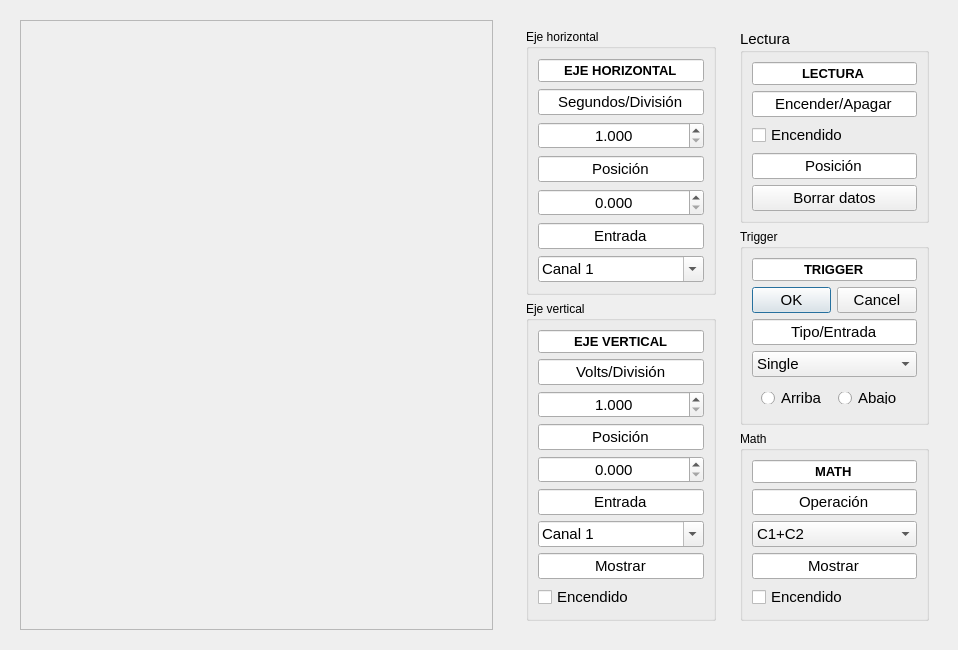
<?xml version="1.0" encoding="UTF-8"?>
<ui version="4.0">
 <class>WidgetOscilokopio</class>
 <widget class="QWidget" name="WidgetOscilokopio">
  <property name="geometry">
   <rect>
    <x>0</x>
    <y>0</y>
    <width>958</width>
    <height>650</height>
   </rect>
  </property>
  <property name="sizePolicy">
   <sizepolicy hsizetype="Preferred" vsizetype="Preferred">
    <horstretch>0</horstretch>
    <verstretch>0</verstretch>
   </sizepolicy>
  </property>
  <property name="minimumSize">
   <size>
    <width>0</width>
    <height>0</height>
   </size>
  </property>
  <property name="windowTitle">
   <string>WidgetOscilokopio</string>
  </property>
  <layout class="QHBoxLayout" name="horizontalLayout_3">
   <item>
    <widget class="QWidget" name="widget_plot" native="true">
     <property name="sizePolicy">
      <sizepolicy hsizetype="Preferred" vsizetype="Preferred">
       <horstretch>0</horstretch>
       <verstretch>0</verstretch>
      </sizepolicy>
     </property>
     <property name="minimumSize">
      <size>
       <width>491</width>
       <height>391</height>
      </size>
     </property>
     <layout class="QHBoxLayout" name="horizontalLayout">
      <item>
       <widget class="QFrame" name="plot">
        <property name="sizePolicy">
         <sizepolicy hsizetype="Preferred" vsizetype="Preferred">
          <horstretch>0</horstretch>
          <verstretch>0</verstretch>
         </sizepolicy>
        </property>
        <property name="frameShape">
         <enum>QFrame::Shape::StyledPanel</enum>
        </property>
        <property name="frameShadow">
         <enum>QFrame::Shadow::Raised</enum>
        </property>
       </widget>
      </item>
     </layout>
    </widget>
   </item>
   <item>
    <widget class="QWidget" name="widget_controles" native="true">
     <property name="sizePolicy">
      <sizepolicy hsizetype="Expanding" vsizetype="Expanding">
       <horstretch>0</horstretch>
       <verstretch>0</verstretch>
      </sizepolicy>
     </property>
     <property name="minimumSize">
      <size>
       <width>321</width>
       <height>411</height>
      </size>
     </property>
     <property name="font">
      <font>
       <bold>false</bold>
      </font>
     </property>
     <layout class="QHBoxLayout" name="horizontalLayout_2">
      <item>
       <widget class="QWidget" name="widget_ejes" native="true">
        <property name="sizePolicy">
         <sizepolicy hsizetype="Ignored" vsizetype="Preferred">
          <horstretch>0</horstretch>
          <verstretch>0</verstretch>
         </sizepolicy>
        </property>
        <layout class="QVBoxLayout" name="verticalLayout">
         <item>
          <widget class="QGroupBox" name="horizontal">
           <property name="title">
            <string>Eje horizontal</string>
           </property>
           <layout class="QVBoxLayout" name="verticalLayout_3">
            <item>
             <widget class="QLineEdit" name="lineEdit">
              <property name="font">
               <font>
                <pointsize>10</pointsize>
                <bold>true</bold>
               </font>
              </property>
              <property name="text">
               <string>EJE HORIZONTAL</string>
              </property>
              <property name="alignment">
               <set>Qt::AlignmentFlag::AlignCenter</set>
              </property>
             </widget>
            </item>
            <item>
             <widget class="QLineEdit" name="lineEdit_3">
              <property name="font">
               <font>
                <pointsize>11</pointsize>
                <bold>false</bold>
               </font>
              </property>
              <property name="text">
               <string>Segundos/División</string>
              </property>
              <property name="alignment">
               <set>Qt::AlignmentFlag::AlignCenter</set>
              </property>
             </widget>
            </item>
            <item>
             <widget class="QDoubleSpinBox" name="doubleSpinBox">
              <property name="font">
               <font>
                <pointsize>11</pointsize>
                <bold>false</bold>
               </font>
              </property>
              <property name="alignment">
               <set>Qt::AlignmentFlag::AlignCenter</set>
              </property>
              <property name="decimals">
               <number>3</number>
              </property>
              <property name="minimum">
               <double>1.000000000000000</double>
              </property>
             </widget>
            </item>
            <item>
             <widget class="QLineEdit" name="lineEdit_4">
              <property name="font">
               <font>
                <pointsize>11</pointsize>
                <bold>false</bold>
               </font>
              </property>
              <property name="text">
               <string>Posición</string>
              </property>
              <property name="alignment">
               <set>Qt::AlignmentFlag::AlignCenter</set>
              </property>
             </widget>
            </item>
            <item>
             <widget class="QDoubleSpinBox" name="doubleSpinBox_2">
              <property name="font">
               <font>
                <pointsize>11</pointsize>
                <bold>false</bold>
               </font>
              </property>
              <property name="alignment">
               <set>Qt::AlignmentFlag::AlignCenter</set>
              </property>
              <property name="decimals">
               <number>3</number>
              </property>
              <property name="minimum">
               <double>0.000000000000000</double>
              </property>
              <property name="value">
               <double>0.000000000000000</double>
              </property>
             </widget>
            </item>
            <item>
             <widget class="QLineEdit" name="lineEdit_5">
              <property name="font">
               <font>
                <pointsize>11</pointsize>
                <bold>false</bold>
               </font>
              </property>
              <property name="text">
               <string>Entrada</string>
              </property>
              <property name="alignment">
               <set>Qt::AlignmentFlag::AlignCenter</set>
              </property>
             </widget>
            </item>
            <item>
             <widget class="QComboBox" name="comboBox">
              <property name="font">
               <font>
                <pointsize>11</pointsize>
                <bold>false</bold>
               </font>
              </property>
              <property name="editable">
               <bool>true</bool>
              </property>
              <property name="maxVisibleItems">
               <number>3</number>
              </property>
              <item>
               <property name="text">
                <string>Canal 1</string>
               </property>
              </item>
              <item>
               <property name="text">
                <string>Canal 2</string>
               </property>
              </item>
              <item>
               <property name="text">
                <string>Canal 3</string>
               </property>
              </item>
             </widget>
            </item>
           </layout>
          </widget>
         </item>
         <item>
          <widget class="QGroupBox" name="vertical_2">
           <property name="title">
            <string>Eje vertical</string>
           </property>
           <layout class="QVBoxLayout" name="verticalLayout_4">
            <item>
             <widget class="QLineEdit" name="lineEdit_2">
              <property name="font">
               <font>
                <pointsize>10</pointsize>
                <bold>true</bold>
               </font>
              </property>
              <property name="text">
               <string>EJE VERTICAL</string>
              </property>
              <property name="cursorPosition">
               <number>12</number>
              </property>
              <property name="alignment">
               <set>Qt::AlignmentFlag::AlignCenter</set>
              </property>
             </widget>
            </item>
            <item>
             <widget class="QLineEdit" name="lineEdit_6">
              <property name="font">
               <font>
                <pointsize>11</pointsize>
                <bold>false</bold>
               </font>
              </property>
              <property name="text">
               <string>Volts/División</string>
              </property>
              <property name="alignment">
               <set>Qt::AlignmentFlag::AlignCenter</set>
              </property>
             </widget>
            </item>
            <item>
             <widget class="QDoubleSpinBox" name="doubleSpinBox_4">
              <property name="font">
               <font>
                <pointsize>11</pointsize>
                <bold>false</bold>
               </font>
              </property>
              <property name="alignment">
               <set>Qt::AlignmentFlag::AlignCenter</set>
              </property>
              <property name="decimals">
               <number>3</number>
              </property>
              <property name="minimum">
               <double>1.000000000000000</double>
              </property>
             </widget>
            </item>
            <item>
             <widget class="QLineEdit" name="lineEdit_7">
              <property name="font">
               <font>
                <pointsize>11</pointsize>
                <bold>false</bold>
               </font>
              </property>
              <property name="text">
               <string>Posición</string>
              </property>
              <property name="alignment">
               <set>Qt::AlignmentFlag::AlignCenter</set>
              </property>
             </widget>
            </item>
            <item>
             <widget class="QDoubleSpinBox" name="doubleSpinBox_5">
              <property name="font">
               <font>
                <pointsize>11</pointsize>
                <bold>false</bold>
               </font>
              </property>
              <property name="alignment">
               <set>Qt::AlignmentFlag::AlignCenter</set>
              </property>
              <property name="decimals">
               <number>3</number>
              </property>
              <property name="minimum">
               <double>0.000000000000000</double>
              </property>
              <property name="value">
               <double>0.000000000000000</double>
              </property>
             </widget>
            </item>
            <item>
             <widget class="QLineEdit" name="lineEdit_8">
              <property name="font">
               <font>
                <pointsize>11</pointsize>
                <bold>false</bold>
               </font>
              </property>
              <property name="text">
               <string>Entrada</string>
              </property>
              <property name="alignment">
               <set>Qt::AlignmentFlag::AlignCenter</set>
              </property>
             </widget>
            </item>
            <item>
             <widget class="QComboBox" name="comboBox_2">
              <property name="font">
               <font>
                <pointsize>11</pointsize>
                <bold>false</bold>
               </font>
              </property>
              <property name="editable">
               <bool>true</bool>
              </property>
              <item>
               <property name="text">
                <string>Canal 1</string>
               </property>
              </item>
              <item>
               <property name="text">
                <string>Canal 2</string>
               </property>
              </item>
              <item>
               <property name="text">
                <string>Canal 3</string>
               </property>
              </item>
             </widget>
            </item>
            <item>
             <widget class="QLineEdit" name="lineEdit_12">
              <property name="font">
               <font>
                <pointsize>11</pointsize>
                <bold>false</bold>
               </font>
              </property>
              <property name="text">
               <string>Mostrar</string>
              </property>
              <property name="alignment">
               <set>Qt::AlignmentFlag::AlignCenter</set>
              </property>
             </widget>
            </item>
            <item>
             <widget class="QCheckBox" name="checkBox_2">
              <property name="font">
               <font>
                <pointsize>11</pointsize>
                <bold>false</bold>
               </font>
              </property>
              <property name="text">
               <string>Encendido</string>
              </property>
             </widget>
            </item>
           </layout>
          </widget>
         </item>
        </layout>
       </widget>
      </item>
      <item>
       <widget class="QWidget" name="widget_lectura" native="true">
        <property name="enabled">
         <bool>true</bool>
        </property>
        <property name="sizePolicy">
         <sizepolicy hsizetype="Ignored" vsizetype="Preferred">
          <horstretch>0</horstretch>
          <verstretch>0</verstretch>
         </sizepolicy>
        </property>
        <layout class="QVBoxLayout" name="verticalLayout_2">
         <item>
          <widget class="QGroupBox" name="lectura">
           <property name="font">
            <font>
             <pointsize>11</pointsize>
             <bold>false</bold>
            </font>
           </property>
           <property name="title">
            <string>Lectura</string>
           </property>
           <layout class="QVBoxLayout" name="verticalLayout_5">
            <item>
             <widget class="QLineEdit" name="lineEdit_9">
              <property name="font">
               <font>
                <pointsize>10</pointsize>
                <bold>true</bold>
               </font>
              </property>
              <property name="text">
               <string>LECTURA</string>
              </property>
              <property name="alignment">
               <set>Qt::AlignmentFlag::AlignCenter</set>
              </property>
             </widget>
            </item>
            <item>
             <widget class="QLineEdit" name="lineEdit_10">
              <property name="font">
               <font>
                <pointsize>11</pointsize>
                <bold>false</bold>
               </font>
              </property>
              <property name="text">
               <string>Encender/Apagar</string>
              </property>
              <property name="alignment">
               <set>Qt::AlignmentFlag::AlignCenter</set>
              </property>
             </widget>
            </item>
            <item>
             <widget class="QCheckBox" name="checkBox">
              <property name="font">
               <font>
                <pointsize>11</pointsize>
                <bold>false</bold>
               </font>
              </property>
              <property name="text">
               <string>Encendido</string>
              </property>
             </widget>
            </item>
            <item>
             <widget class="QLineEdit" name="lineEdit_11">
              <property name="font">
               <font>
                <pointsize>11</pointsize>
                <bold>false</bold>
               </font>
              </property>
              <property name="text">
               <string>Posición</string>
              </property>
              <property name="alignment">
               <set>Qt::AlignmentFlag::AlignCenter</set>
              </property>
             </widget>
            </item>
            <item>
             <widget class="QPushButton" name="pushButton">
              <property name="font">
               <font>
                <pointsize>11</pointsize>
                <bold>false</bold>
               </font>
              </property>
              <property name="text">
               <string>Borrar datos</string>
              </property>
             </widget>
            </item>
           </layout>
          </widget>
         </item>
         <item>
          <widget class="QGroupBox" name="trigger">
           <property name="title">
            <string>Trigger</string>
           </property>
           <layout class="QVBoxLayout" name="verticalLayout_6">
            <item>
             <widget class="QLineEdit" name="lineEdit_13">
              <property name="font">
               <font>
                <pointsize>10</pointsize>
                <bold>true</bold>
               </font>
              </property>
              <property name="text">
               <string>TRIGGER</string>
              </property>
              <property name="alignment">
               <set>Qt::AlignmentFlag::AlignCenter</set>
              </property>
             </widget>
            </item>
            <item>
             <widget class="QDialogButtonBox" name="buttonBox">
              <property name="font">
               <font>
                <pointsize>11</pointsize>
                <bold>false</bold>
               </font>
              </property>
              <property name="standardButtons">
               <set>QDialogButtonBox::StandardButton::Cancel|QDialogButtonBox::StandardButton::Ok</set>
              </property>
              <property name="centerButtons">
               <bool>false</bool>
              </property>
             </widget>
            </item>
            <item>
             <widget class="QLineEdit" name="lineEdit_14">
              <property name="font">
               <font>
                <pointsize>11</pointsize>
                <bold>false</bold>
               </font>
              </property>
              <property name="text">
               <string>Tipo/Entrada</string>
              </property>
              <property name="alignment">
               <set>Qt::AlignmentFlag::AlignCenter</set>
              </property>
             </widget>
            </item>
            <item>
             <widget class="QComboBox" name="comboBox_3">
              <property name="font">
               <font>
                <pointsize>11</pointsize>
                <bold>false</bold>
               </font>
              </property>
              <item>
               <property name="text">
                <string>Single</string>
               </property>
              </item>
              <item>
               <property name="text">
                <string>Automático</string>
               </property>
              </item>
             </widget>
            </item>
            <item>
             <widget class="QWidget" name="widget" native="true">
              <layout class="QHBoxLayout" name="horizontalLayout_4">
               <item>
                <widget class="QRadioButton" name="radioButton">
                 <property name="font">
                  <font>
                   <pointsize>11</pointsize>
                   <bold>false</bold>
                  </font>
                 </property>
                 <property name="text">
                  <string>Arriba</string>
                 </property>
                </widget>
               </item>
               <item>
                <widget class="QRadioButton" name="radioButton_2">
                 <property name="font">
                  <font>
                   <pointsize>11</pointsize>
                   <bold>false</bold>
                  </font>
                 </property>
                 <property name="text">
                  <string>Abajo</string>
                 </property>
                </widget>
               </item>
              </layout>
             </widget>
            </item>
           </layout>
          </widget>
         </item>
         <item>
          <widget class="QGroupBox" name="math">
           <property name="title">
            <string>Math</string>
           </property>
           <layout class="QVBoxLayout" name="verticalLayout_7">
            <item>
             <widget class="QLineEdit" name="lineEdit_15">
              <property name="font">
               <font>
                <pointsize>10</pointsize>
                <bold>true</bold>
               </font>
              </property>
              <property name="text">
               <string>MATH</string>
              </property>
              <property name="alignment">
               <set>Qt::AlignmentFlag::AlignCenter</set>
              </property>
             </widget>
            </item>
            <item>
             <widget class="QLineEdit" name="lineEdit_16">
              <property name="font">
               <font>
                <pointsize>11</pointsize>
                <bold>false</bold>
               </font>
              </property>
              <property name="text">
               <string>Operación</string>
              </property>
              <property name="alignment">
               <set>Qt::AlignmentFlag::AlignCenter</set>
              </property>
             </widget>
            </item>
            <item>
             <widget class="QComboBox" name="comboBox_4">
              <property name="font">
               <font>
                <pointsize>11</pointsize>
                <bold>false</bold>
               </font>
              </property>
              <item>
               <property name="text">
                <string>C1+C2</string>
               </property>
              </item>
              <item>
               <property name="text">
                <string>C2+C3</string>
               </property>
              </item>
              <item>
               <property name="text">
                <string>C1+C3</string>
               </property>
              </item>
              <item>
               <property name="text">
                <string>C1-C2</string>
               </property>
              </item>
              <item>
               <property name="text">
                <string>C2-C1</string>
               </property>
              </item>
              <item>
               <property name="text">
                <string>C1-C3</string>
               </property>
              </item>
              <item>
               <property name="text">
                <string>C3-C1</string>
               </property>
              </item>
              <item>
               <property name="text">
                <string>C2-C3</string>
               </property>
              </item>
              <item>
               <property name="text">
                <string>C3-C2</string>
               </property>
              </item>
             </widget>
            </item>
            <item>
             <widget class="QLineEdit" name="lineEdit_17">
              <property name="font">
               <font>
                <pointsize>11</pointsize>
                <bold>false</bold>
               </font>
              </property>
              <property name="text">
               <string>Mostrar</string>
              </property>
              <property name="alignment">
               <set>Qt::AlignmentFlag::AlignCenter</set>
              </property>
             </widget>
            </item>
            <item>
             <widget class="QCheckBox" name="checkBox_3">
              <property name="font">
               <font>
                <pointsize>11</pointsize>
                <bold>false</bold>
               </font>
              </property>
              <property name="text">
               <string>Encendido</string>
              </property>
             </widget>
            </item>
           </layout>
          </widget>
         </item>
        </layout>
       </widget>
      </item>
     </layout>
    </widget>
   </item>
  </layout>
 </widget>
 <resources/>
 <connections/>
</ui>
